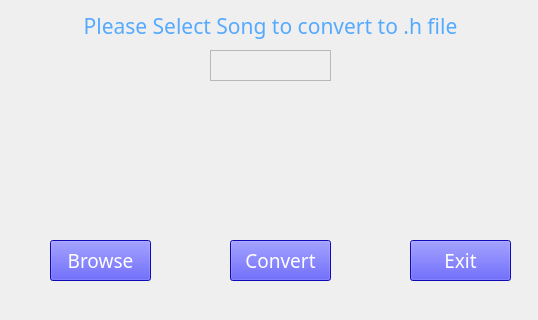
<?xml version="1.0" encoding="UTF-8"?>
<ui version="4.0">
 <class>Form</class>
 <widget class="QWidget" name="Form">
  <property name="geometry">
   <rect>
    <x>0</x>
    <y>0</y>
    <width>538</width>
    <height>320</height>
   </rect>
  </property>
  <property name="cursor">
   <cursorShape>ArrowCursor</cursorShape>
  </property>
  <property name="windowTitle">
   <string>Audio Converter</string>
  </property>
  <property name="windowIcon">
   <iconset>
    <normaloff>icon.png</normaloff>icon.png</iconset>
  </property>
  <property name="autoFillBackground">
   <bool>false</bool>
  </property>
  <widget class="QPushButton" name="Imp">
   <property name="geometry">
    <rect>
     <x>50</x>
     <y>240</y>
     <width>101</width>
     <height>41</height>
    </rect>
   </property>
   <property name="font">
    <font>
     <family>Algerian</family>
     <pointsize>14</pointsize>
    </font>
   </property>
   <property name="styleSheet">
    <string notr="true">background-color: rgb(22, 14, 255);
color: rgb(255, 255, 255);</string>
   </property>
   <property name="text">
    <string>Browse</string>
   </property>
  </widget>
  <widget class="QPushButton" name="Conv">
   <property name="geometry">
    <rect>
     <x>230</x>
     <y>240</y>
     <width>101</width>
     <height>41</height>
    </rect>
   </property>
   <property name="font">
    <font>
     <family>Algerian</family>
     <pointsize>14</pointsize>
    </font>
   </property>
   <property name="styleSheet">
    <string notr="true">background-color: rgb(22, 14, 255);
color: rgb(255, 255, 255);</string>
   </property>
   <property name="text">
    <string>Convert</string>
   </property>
  </widget>
  <widget class="QPushButton" name="Exit">
   <property name="geometry">
    <rect>
     <x>410</x>
     <y>240</y>
     <width>101</width>
     <height>41</height>
    </rect>
   </property>
   <property name="font">
    <font>
     <family>Algerian</family>
     <pointsize>14</pointsize>
     <bold>false</bold>
    </font>
   </property>
   <property name="styleSheet">
    <string notr="true">background-color: rgb(22, 14, 255);
color: rgb(255, 255, 255);</string>
   </property>
   <property name="text">
    <string>Exit</string>
   </property>
  </widget>
  <widget class="QLabel" name="Info">
   <property name="geometry">
    <rect>
     <x>10</x>
     <y>-30</y>
     <width>521</width>
     <height>111</height>
    </rect>
   </property>
   <property name="font">
    <font>
     <family>Snap ITC</family>
     <pointsize>16</pointsize>
     <bold>false</bold>
    </font>
   </property>
   <property name="layoutDirection">
    <enum>Qt::LeftToRight</enum>
   </property>
   <property name="autoFillBackground">
    <bool>false</bool>
   </property>
   <property name="styleSheet">
    <string notr="true">color: rgb(255, 255, 255);
color: rgb(85, 170, 255);</string>
   </property>
   <property name="text">
    <string>Please Select Song to convert to .h file</string>
   </property>
   <property name="scaledContents">
    <bool>true</bool>
   </property>
   <property name="alignment">
    <set>Qt::AlignCenter</set>
   </property>
  </widget>
  <widget class="QLabel" name="Img">
   <property name="geometry">
    <rect>
     <x>0</x>
     <y>0</y>
     <width>541</width>
     <height>321</height>
    </rect>
   </property>
   <property name="text">
    <string/>
   </property>
   <property name="pixmap">
    <pixmap>BackGround.jpg</pixmap>
   </property>
   <property name="scaledContents">
    <bool>true</bool>
   </property>
  </widget>
  <widget class="QTextEdit" name="Inp">
   <property name="enabled">
    <bool>false</bool>
   </property>
   <property name="geometry">
    <rect>
     <x>210</x>
     <y>50</y>
     <width>121</width>
     <height>31</height>
    </rect>
   </property>
   <property name="font">
    <font>
     <pointsize>11</pointsize>
    </font>
   </property>
  </widget>
  <zorder>Img</zorder>
  <zorder>Imp</zorder>
  <zorder>Conv</zorder>
  <zorder>Exit</zorder>
  <zorder>Info</zorder>
  <zorder>Inp</zorder>
 </widget>
 <resources>
  <include location="Converter.qrc"/>
 </resources>
 <connections/>
</ui>
